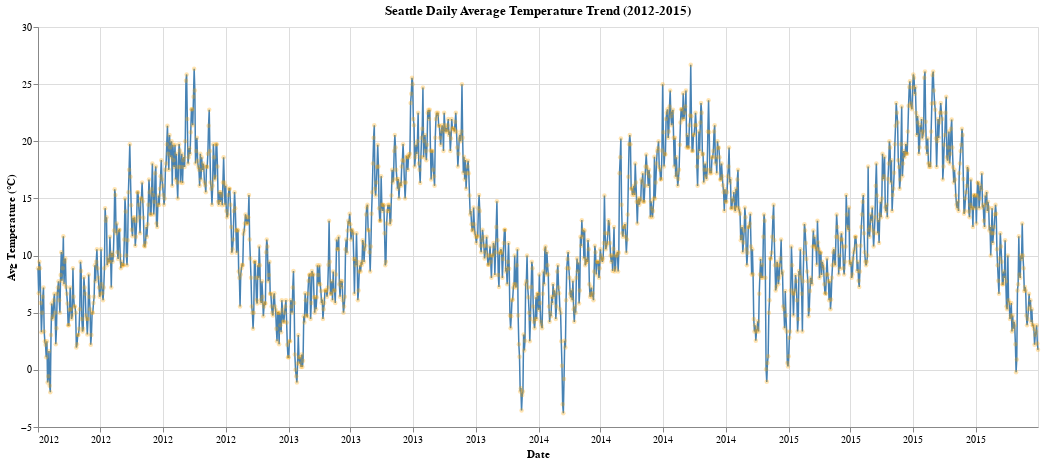

Notebook source saved alongside this figure:
### Markdown cell above
##### Question 4 (10 points)

Create a compound figure with at least two types of marks. Show the trend of average temperature (the average of min and max temperature) in 4 years. Note, just use the `date` as X attribute, no need to aggragate for years and you will get a wide figure. Include necessary title and labels.

### Code cell
import altair as alt
from vega_datasets import data

weather = data.seattle_weather()

base = alt.Chart(weather).transform_calculate(
    avg_temp="(datum.temp_min + datum.temp_max)/2"
).encode(
    x=alt.X('date:T', title='Date', axis=alt.Axis(format='%Y')),
    y=alt.Y('avg_temp:Q', title='Avg Temperature (°C)'),
    tooltip=[
        alt.Tooltip('date:T', title='Date', format='%Y-%m-%d'),
        alt.Tooltip('temp_min:Q', title='Min Temp', format='.1f'),
        alt.Tooltip('temp_max:Q', title='Max Temp', format='.1f'),
        alt.Tooltip('avg_temp:Q', title='Daily Avg', format='.1f')
    ]
)

combined = alt.layer(
    base.mark_line(color='steelblue', strokeWidth=1.5),
    base.mark_point(size=20, color='orange', opacity=0.3)
).properties(
    title='Seattle Daily Average Temperature Trend (2012-2015)',
    width=1000,
    height=400
).configure_point(
    filled=True
)

combined

### Figure 1 — Vega-Lite specification as saved in the notebook (floating-point values rounded to 4 significant figures; data arrays with more than 128 entries replaced by an {"elided": "..."} marker saying what was removed)
{"config": {"view": {"continuousWidth": 300, "continuousHeight": 300}, "point": {"filled": true}}, "layer": [{"mark": {"type": "line", "color": "steelblue", "strokeWidth": 1.5}, "encoding": {"tooltip": [{"field": "date", "format": "%Y-%m-%d", "title": "Date", "type": "temporal"}, {"field": "temp_min", "format": ".1f", "title": "Min Temp", "type": "quantitative"}, {"field": "temp_max", "format": ".1f", "title": "Max Temp", "type": "quantitative"}, {"field": "avg_temp", "format": ".1f", "title": "Daily Avg", "type": "quantitative"}], "x": {"axis": {"format": "%Y"}, "field": "date", "title": "Date", "type": "temporal"}, "y": {"field": "avg_temp", "title": "Avg Temperature (°C)", "type": "quantitative"}}, "transform": [{"calculate": "(datum.temp_min + datum.temp_max)/2", "as": "avg_temp"}]}, {"mark": {"type": "point", "color": "orange", "opacity": 0.3, "size": 20}, "encoding": {"tooltip": [{"field": "date", "format": "%Y-%m-%d", "title": "Date", "type": "temporal"}, {"field": "temp_min", "format": ".1f", "title": "Min Temp", "type": "quantitative"}, {"field": "temp_max", "format": ".1f", "title": "Max Temp", "type": "quantitative"}, {"field": "avg_temp", "format": ".1f", "title": "Daily Avg", "type": "quantitative"}], "x": {"axis": {"format": "%Y"}, "field": "date", "title": "Date", "type": "temporal"}, "y": {"field": "avg_temp", "title": "Avg Temperature (°C)", "type": "quantitative"}}, "transform": [{"calculate": "(datum.temp_min + datum.temp_max)/2", "as": "avg_temp"}]}], "data": {"name": "data-6881b3c76720a51ecae2e2fb5659aff4"}, "height": 400, "title": "Seattle Daily Average Temperature Trend (2012-2015)", "width": 1000, "$schema": "https://vega.github.io/schema/vega-lite/v5.20.1.json", "datasets": {"data-6881b3c76720a51ecae2e2fb5659aff4": {"elided": "1461 records"}}}
